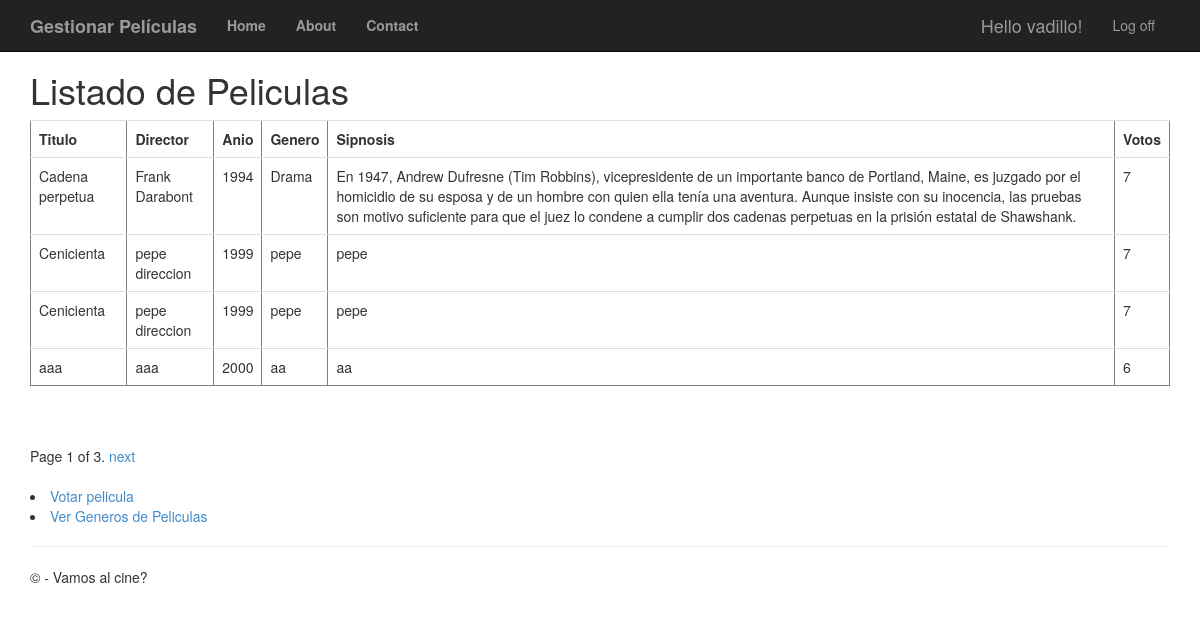
/peliculas/ (signed in), run on the app's committed database.
### app/models.py (models this page shows, shortened)
class Pelicula(models.Model):
	titulo = models.CharField(max_length=100)
	direccion = models.CharField(max_length=60)
	anio = models.IntegerField(validators=[MaxValueValidator(99999999999)])
	genero = models.CharField(max_length=60)
	sinopsis = models.CharField(max_length=700)
	votos = models.IntegerField(validators=[MaxValueValidator(99999999999)])

### app/views.py (the view)
# urls.py: path('peliculas/', views.peliculas, name='peliculas'),
def peliculas(request):
	if not request.user.is_authenticated:
		return HttpResponseRedirect('/login')
	else:
		film_lista = Pelicula.objects.all().order_by('-votos')
		paginator = Paginator(film_lista, 4) #Se indica que se mostraran 4 peliculas por pagina
		page = request.GET.get('page')
		try:
			pelis = paginator.page(page)
		except PageNotAnInteger:
			pelis = paginator.page(1)
		except EmptyPage:
			pelis = paginator.page(paginator.num_pages)
		return render(request, 'app/peliculas.html', {'pelis': pelis})

### app/templates/app/peliculas.html (shortened to what this page needs)
{% extends "app/layout.html"%}
{% block content %}
<h1>Listado de Peliculas</h1>
<table border='1' class="table">
	<tr><td><b>Titulo</b></td><td><b>Director</b></td><td><b>Anio</b></td><td><b>Genero</b></td><td><b>Sipnosis</b></td><td><b>Votos</b></td></tr>
	{% for filma in pelis %}
	<tr>
		<td>{{ filma.titulo }}</td>
		<td>{{ filma.direccion }}</td>
		<td>{{ filma.anio }}</td>
		<td>{{ filma.genero }}</td>
		<td>{{ filma.sinopsis }}</td>
		<td>{{ filma.votos }}</td>
	</tr>
	{% endfor %}
</table>
<br />
{% if pelis.has_other_pages %}
<div class="pagination">
	<span class="step-links">
		<span class="current">
			Page {{ pelis.number }} of {{ pelis.paginator.num_pages }}.
		</span>
		{% if pelis.has_next %}
		<a href="?page={{ pelis.next_page_number }}">next</a>
		{% endif %}
	</span>
</div>
<br />
{% endif %}
<li><a href="{% url 'voto' %}">Votar pelicula</a></li>
<li><a href="{% url 'generos' %}">Ver Generos de Peliculas</a></li>
{% endblock %}

### app/templates/app/layout.html (shortened to what this page needs)
<!DOCTYPE html>
<html>
<head>
    {% load staticfiles %}
    <link rel="stylesheet" type="text/css" href="{% static 'app/content/bootstrap.min.css' %}" />
    <link rel="stylesheet" type="text/css" href="{% static 'app/content/site.css' %}" />
</head>
<body>
    <div class="navbar navbar-inverse navbar-fixed-top">
        <div class="container">
            <div class="navbar-header">
                <a href="/peliculas" class="navbar-brand"><b>Gestionar Películas</b></a>
            </div>
            <div class="navbar-collapse collapse">
                <ul class="nav navbar-nav">
                    <li><a href="{% url 'home' %}"><b>Home</b></a></li>
                    <li><a href="{% url 'about' %}"><b>About</b></a></li>
                    <li><a href="{% url 'contact' %}"><b>Contact</b></a></li>
                </ul>
                {% include 'app/loginpartial.html' %}
            </div>
        </div>
    </div>
    <div class="container body-content">
{% block content %}{% endblock %}
        <hr/>
        <footer>
            <p>&copy; {{ year }} - Vamos al cine?</p>
        </footer>
    </div>
</body>
</html>

### app/templates/app/loginpartial.html (shortened to what this page needs)
{% if user.is_authenticated %}
<form id="logoutForm" action="/logout/" method="post" class="navbar-right">
    <ul class="nav navbar-nav navbar-right">
        <li><span class="navbar-brand">Hello {{ user.username }}!</span></li>
        <li><a href="javascript:document.getElementById('logoutForm').submit()">Log off</a></li>
    </ul>
</form>
{% else %}
<ul class="nav navbar-nav navbar-right">
    <li><a href="{% url 'registro' %}">Registro</a></li>
    <li><a href="{% url 'login' %}">Login</a></li>
</ul>
{% endif %}

### app/static/app/content/site.css (style rules this page uses)
body { padding-top: 50px; padding-bottom: 20px; }
.body-content { padding-left: 15px; padding-right: 15px; }

### data on the page
Pelicula: titulo "Cadena perpetua", direccion "Frank Darabont", anio "1994", genero "Drama", sinopsis "En 1947, Andrew Dufresne (Tim Robbins), vicepresidente de un importante banco de Portland, Maine, es juzgado por el homicidio de su esposa y de un hombre con quien ella tenía una aventura. Aunque insiste con su inocencia, las pruebas son motivo suficiente para que el juez lo condene a cumplir dos cadenas perpetuas en la prisión estatal de Shawshank.", votos "7"
Pelicula: titulo "Cenicienta", direccion "pepe direccion", anio "1999", genero "pepe", sinopsis "pepe", votos "7"
Pelicula: titulo "Cenicienta", direccion "pepe direccion", anio "1999", genero "pepe", sinopsis "pepe", votos "7"
Pelicula: titulo "aaa", direccion "aaa", anio "2000", genero "aa", sinopsis "aa", votos "6"

### other printed values
{{ user.username }} "vadillo"
{{ pelis.number }} "1"
{{ pelis.paginator.num_pages }} "3"
